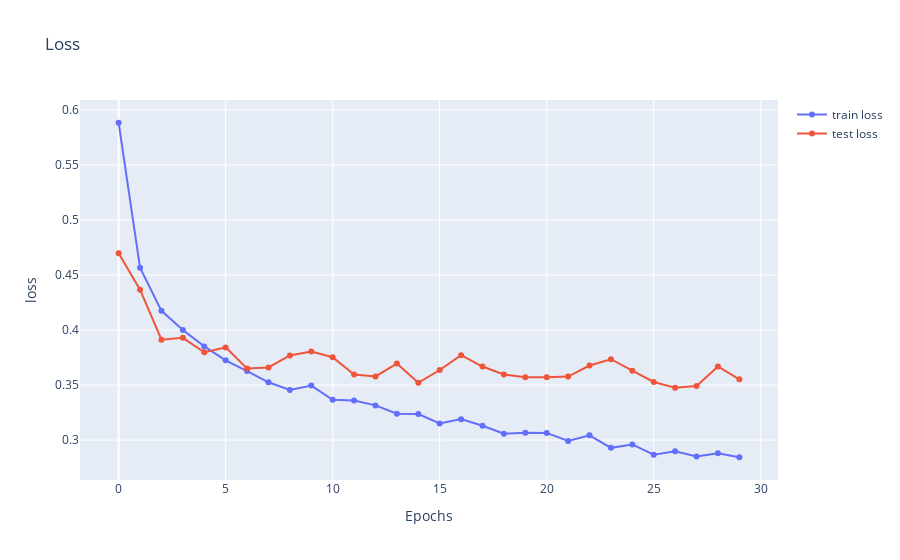

This figure's notebook cell:
### Code cell
# 绘制loss曲线
t0 = go.Scatter(
    y=np.array(train_losses),
    x=np.array(range(len(train_losses))),
    mode='lines + markers',
    name='train loss'
)
t1 = go.Scatter(
    y=np.array(test_losses),
    x=np.array(range(len(test_losses))),
    mode='lines + markers',
    name='test loss'
)
layout = dict(title='Loss', xaxis=dict(title='Epochs'), yaxis=dict(title='loss'))
data = dict(data=[t0, t1], layout=layout)
py.iplot(data)

### Figure 1 — Plotly figure (JSON) as saved in the notebook; plotly's stock layout.template omitted (floating-point values rounded to 4 significant figures)
{"data": [{"mode": "lines+markers", "name": "train loss", "type": "scatter", "x": [0, 1, 2, 3, 4, 5, 6, 7, 8, 9, 10, 11, 12, 13, 14, 15, 16, 17, 18, 19, 20, 21, 22, 23, 24, 25, 26, 27, 28, 29], "y": [0.5883, 0.4565, 0.4174, 0.4, 0.3851, 0.3724, 0.3627, 0.3525, 0.3456, 0.3495, 0.3366, 0.336, 0.3315, 0.324, 0.3236, 0.3151, 0.319, 0.3129, 0.3058, 0.3066, 0.3065, 0.2992, 0.3043, 0.2929, 0.296, 0.2867, 0.2898, 0.2851, 0.2881, 0.2844]}, {"mode": "lines+markers", "name": "test loss", "type": "scatter", "x": [0, 1, 2, 3, 4, 5, 6, 7, 8, 9, 10, 11, 12, 13, 14, 15, 16, 17, 18, 19, 20, 21, 22, 23, 24, 25, 26, 27, 28, 29], "y": [0.4698, 0.4367, 0.3911, 0.3929, 0.3798, 0.3842, 0.3651, 0.366, 0.3769, 0.3804, 0.3753, 0.3595, 0.3579, 0.3695, 0.352, 0.3637, 0.3771, 0.3668, 0.3595, 0.3571, 0.3572, 0.3577, 0.3677, 0.3735, 0.363, 0.3528, 0.3476, 0.3491, 0.3669, 0.3551]}], "layout": {"title": {"text": "Loss"}, "xaxis": {"title": {"text": "Epochs"}}, "yaxis": {"title": {"text": "loss"}}}}
